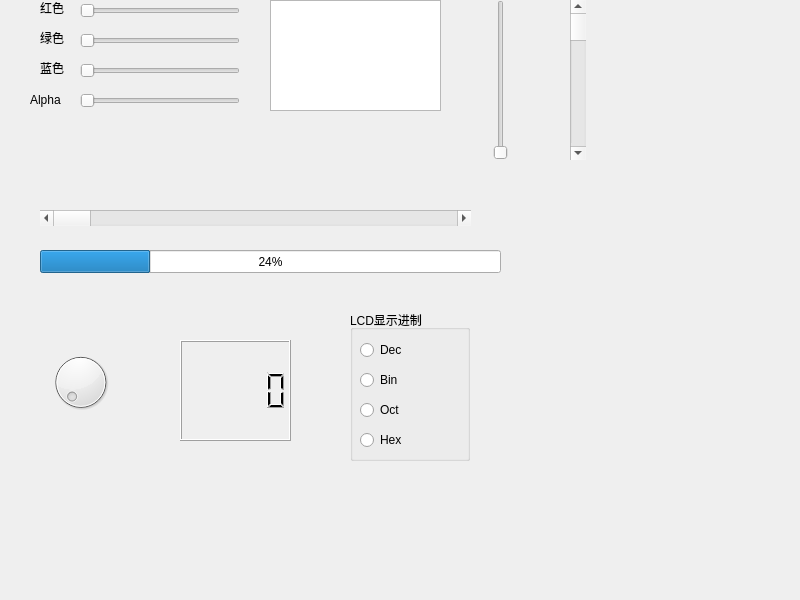
<?xml version="1.0" encoding="UTF-8"?>
<ui version="4.0">
 <class>Widget</class>
 <widget class="QWidget" name="Widget">
  <property name="geometry">
   <rect>
    <x>0</x>
    <y>0</y>
    <width>800</width>
    <height>600</height>
   </rect>
  </property>
  <property name="windowTitle">
   <string>Widget</string>
  </property>
  <widget class="QSlider" name="horizontalSlider">
   <property name="geometry">
    <rect>
     <x>80</x>
     <y>0</y>
     <width>160</width>
     <height>22</height>
    </rect>
   </property>
   <property name="orientation">
    <enum>Qt::Horizontal</enum>
   </property>
  </widget>
  <widget class="QSlider" name="horizontalSlider_2">
   <property name="geometry">
    <rect>
     <x>80</x>
     <y>30</y>
     <width>160</width>
     <height>22</height>
    </rect>
   </property>
   <property name="orientation">
    <enum>Qt::Horizontal</enum>
   </property>
  </widget>
  <widget class="QSlider" name="horizontalSlider_3">
   <property name="geometry">
    <rect>
     <x>80</x>
     <y>60</y>
     <width>160</width>
     <height>22</height>
    </rect>
   </property>
   <property name="orientation">
    <enum>Qt::Horizontal</enum>
   </property>
  </widget>
  <widget class="QSlider" name="horizontalSlider_4">
   <property name="geometry">
    <rect>
     <x>80</x>
     <y>90</y>
     <width>160</width>
     <height>22</height>
    </rect>
   </property>
   <property name="orientation">
    <enum>Qt::Horizontal</enum>
   </property>
  </widget>
  <widget class="QLabel" name="label">
   <property name="geometry">
    <rect>
     <x>40</x>
     <y>0</y>
     <width>31</width>
     <height>16</height>
    </rect>
   </property>
   <property name="text">
    <string>红色</string>
   </property>
  </widget>
  <widget class="QLabel" name="label_2">
   <property name="geometry">
    <rect>
     <x>40</x>
     <y>30</y>
     <width>31</width>
     <height>16</height>
    </rect>
   </property>
   <property name="text">
    <string>绿色</string>
   </property>
  </widget>
  <widget class="QLabel" name="label_3">
   <property name="geometry">
    <rect>
     <x>40</x>
     <y>60</y>
     <width>31</width>
     <height>16</height>
    </rect>
   </property>
   <property name="text">
    <string>蓝色</string>
   </property>
  </widget>
  <widget class="QLabel" name="label_4">
   <property name="geometry">
    <rect>
     <x>30</x>
     <y>90</y>
     <width>41</width>
     <height>20</height>
    </rect>
   </property>
   <property name="text">
    <string>Alpha</string>
   </property>
  </widget>
  <widget class="QTextEdit" name="textEdit">
   <property name="geometry">
    <rect>
     <x>270</x>
     <y>0</y>
     <width>171</width>
     <height>111</height>
    </rect>
   </property>
  </widget>
  <widget class="QSlider" name="verticalSlider">
   <property name="geometry">
    <rect>
     <x>490</x>
     <y>0</y>
     <width>22</width>
     <height>160</height>
    </rect>
   </property>
   <property name="orientation">
    <enum>Qt::Vertical</enum>
   </property>
  </widget>
  <widget class="QScrollBar" name="horizontalScrollBar">
   <property name="geometry">
    <rect>
     <x>40</x>
     <y>210</y>
     <width>431</width>
     <height>16</height>
    </rect>
   </property>
   <property name="orientation">
    <enum>Qt::Horizontal</enum>
   </property>
  </widget>
  <widget class="QProgressBar" name="progressBar">
   <property name="geometry">
    <rect>
     <x>40</x>
     <y>250</y>
     <width>461</width>
     <height>23</height>
    </rect>
   </property>
   <property name="value">
    <number>24</number>
   </property>
  </widget>
  <widget class="QScrollBar" name="verticalScrollBar">
   <property name="geometry">
    <rect>
     <x>570</x>
     <y>0</y>
     <width>16</width>
     <height>160</height>
    </rect>
   </property>
   <property name="orientation">
    <enum>Qt::Vertical</enum>
   </property>
  </widget>
  <widget class="QDial" name="dial">
   <property name="geometry">
    <rect>
     <x>40</x>
     <y>350</y>
     <width>81</width>
     <height>64</height>
    </rect>
   </property>
  </widget>
  <widget class="QLCDNumber" name="lcdNumber">
   <property name="geometry">
    <rect>
     <x>180</x>
     <y>340</y>
     <width>111</width>
     <height>101</height>
    </rect>
   </property>
  </widget>
  <widget class="QGroupBox" name="groupBox">
   <property name="geometry">
    <rect>
     <x>350</x>
     <y>310</y>
     <width>120</width>
     <height>151</height>
    </rect>
   </property>
   <property name="title">
    <string>LCD显示进制</string>
   </property>
   <widget class="QRadioButton" name="radioButton">
    <property name="geometry">
     <rect>
      <x>10</x>
      <y>30</y>
      <width>95</width>
      <height>20</height>
     </rect>
    </property>
    <property name="text">
     <string>Dec</string>
    </property>
   </widget>
   <widget class="QRadioButton" name="radioButton_2">
    <property name="geometry">
     <rect>
      <x>10</x>
      <y>60</y>
      <width>95</width>
      <height>20</height>
     </rect>
    </property>
    <property name="text">
     <string>Bin</string>
    </property>
   </widget>
   <widget class="QRadioButton" name="radioButton_3">
    <property name="geometry">
     <rect>
      <x>10</x>
      <y>90</y>
      <width>95</width>
      <height>20</height>
     </rect>
    </property>
    <property name="text">
     <string>Oct</string>
    </property>
   </widget>
   <widget class="QRadioButton" name="radioButton_4">
    <property name="geometry">
     <rect>
      <x>10</x>
      <y>120</y>
      <width>95</width>
      <height>20</height>
     </rect>
    </property>
    <property name="text">
     <string>Hex</string>
    </property>
   </widget>
  </widget>
 </widget>
 <resources/>
 <connections/>
</ui>
